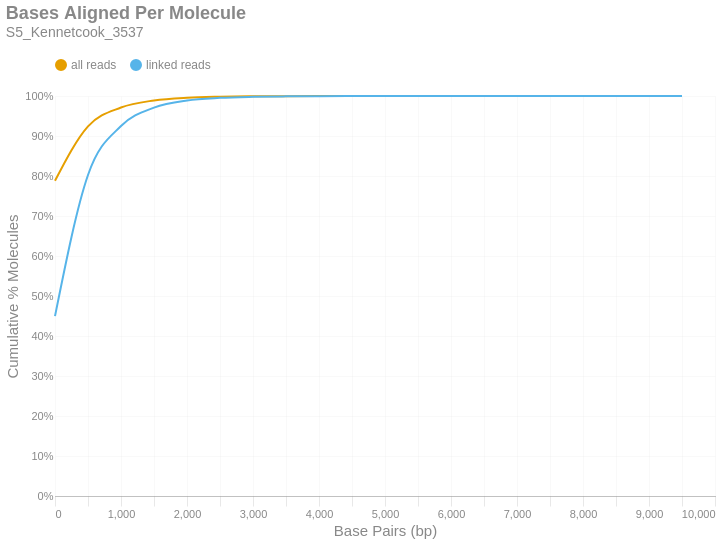

Source (notebook cell):
### Markdown cell above
### Bases Aligned Per Molecule
This is a cumulative frequency distribution showing the number of base pairs aligned per unique molecule. These data are shown in 500 bp bins. There are two distributions: one with `all reads` (yellow) and another with only `linked reads` (blue). The percent of molecules in the `linked reads` distribution is relative to the total number of linked molecules.

### Code cell
if SKIPLR:
    print_html(f"Skipped")
else:
    binned_df = consolidated_hist(valids['aligned_bp'], mask, 500, True)
    with SafeRender(binned_df):
        (
            density_plot(binned_df, 'Bases Aligned Per Molecule', samplename, 'basesper')
            .encode(
                x=alt.X('bin:Q', title="Base Pairs (bp)").axis(tickMinStep=500).scale(padding=0),
                y=alt.Y('value:Q', title='Cumulative % Molecules')
                    .axis(format='%')
                    .scale(domain = [0,1])
                    .stack(False),
                color=alt.Color("key:N").scale(domain = ["all reads", "linked reads"]),
                tooltip = [
                    alt.Tooltip("key:N", title = "Data Type"),
                    alt.Tooltip("range_label:N", title="Bases Aligned Per Molecule"),
                    alt.Tooltip("value:Q", format = ".2%", title="% Molecules (Cum.)")
                ]
            )
        ).display()

### Figure 1 — Vega-Lite specification as saved in the notebook (floating-point values rounded to 4 significant figures)
{"width": "container", "height": 400, "config": {"title": {"anchor": "start", "dy": -15, "fontSize": 18, "color": "#888888", "subtitleColor": "#888888", "subtitleFontSize": 14}, "arc": {"fill": "#0072B2"}, "axis": {"domainColor": "#888888", "domainWidth": 0.5, "gridWidth": 0.2, "grid": false, "titleFontWeight": 400, "titleFontSize": 15, "labelFontSize": 11, "labelColor": "#888888", "tickColor": "#888888", "tickWidth": 0.2, "titleColor": "#888888"}, "axisBand": {"grid": false}, "axisX": {"grid": true, "tickSize": 10, "domainCap": "round"}, "axisY": {"domain": false, "grid": true, "tickSize": 0, "domainCap": "round"}, "background": "transparent", "header": {"labelFontSize": 15, "labelColor": "#888888", "titleFontSize": 15, "titleFontWeight": 600, "titleColor": "#888888"}, "legend": {"labelFont": "sans-serif", "labelFontSize": 12, "labelColor": "#888888", "symbolSize": 100, "symbolType": "circle", "titleFontSize": 12, "titlePadding": 10, "titleColor": "#888888", "title": null, "orient": "top"}, "range": {"category": ["#E69F00", "#56B4E9", "#009E73", "#F0E442", "#0072B2", "#D55E00", "#CC79A7", "#000000"], "diverging": ["#cfe8f3", "#a2d4ec", "#73bfe2", "#46abdb", "#1696d2", "#12719e"]}, "area": {"fill": "#0072B2", "fillOpacity": 0.7, "line": true, "strokeOpacity": 0.7}, "line": {"color": "#0072B2", "stroke": "#0072B2", "strokeWidth": 2}, "trail": {"color": "#0072B2", "stroke": "#0072B2", "strokeWidth": 0, "size": 1}, "point": {"filled": true, "fillOpacity": 1.0, "size": 95}, "text": {"color": "#888888", "fontSize": 11, "align": "right", "fontWeight": 400, "size": 11}, "bar": {"fill": "#0072B2", "stroke": null}, "view": {"stroke": null, "continuousWidth": 660, "continuousHeight": 400}}, "data": {"name": "data-6edf40f5f4061c8997f8fdfa81cb4283"}, "mark": {"type": "line", "interpolate": "monotone", "point": {"opacity": 0, "size": 275}}, "encoding": {"color": {"field": "key", "scale": {"domain": ["all reads", "linked reads"]}, "type": "nominal"}, "tooltip": [{"field": "key", "title": "Data Type", "type": "nominal"}, {"field": "range_label", "title": "Bases Aligned Per Molecule", "type": "nominal"}, {"field": "value", "format": ".2%", "title": "% Molecules (Cum.)", "type": "quantitative"}], "x": {"axis": {"tickMinStep": 500}, "field": "bin", "scale": {"padding": 0}, "title": "Base Pairs (bp)", "type": "quantitative"}, "y": {"axis": {"format": "%"}, "field": "value", "scale": {"domain": [0, 1]}, "stack": false, "title": "Cumulative % Molecules", "type": "quantitative"}}, "params": [{"name": "param_c36ac31b6afebe62", "select": {"type": "point", "fields": ["key"]}, "bind": "legend"}], "title": {"text": "Bases Aligned Per Molecule", "subtitle": "S5_Kennetcook_3537"}, "transform": [{"fold": ["all reads (cumsum)", "linked reads (cumsum)"]}, {"calculate": "replace(datum.key, ' (cumsum)', '')", "as": "key"}, {"filter": {"param": "param_c36ac31b6afebe62"}}], "usermeta": {"embedOptions": {"downloadFileName": "S5_Kennetcook_3537.basesper"}}, "$schema": "https://vega.github.io/schema/vega-lite/v6.1.0.json", "datasets": {"data-6edf40f5f4061c8997f8fdfa81cb4283": [{"bin": "0.0", "interval": "0.0-500.0", "all reads": 0.788, "linked reads": 0.4498, "all reads (cumsum)": 0.788, "linked reads (cumsum)": 0.4498, "range_label": "0-499"}, {"bin": "500.0", "interval": "500.0-1000.0", "all reads": 0.1361, "linked reads": 0.3527, "all reads (cumsum)": 0.9241, "linked reads (cumsum)": 0.8024, "range_label": "500-999"}, {"bin": "1000.0", "interval": "1000.0-1500.0", "all reads": 0.04708, "linked reads": 0.1225, "all reads (cumsum)": 0.9712, "linked reads (cumsum)": 0.925, "range_label": "1000-1499"}, {"bin": "1500.0", "interval": "1500.0-2000.0", "all reads": 0.01769, "linked reads": 0.04605, "all reads (cumsum)": 0.9889, "linked reads (cumsum)": 0.971, "range_label": "1500-1999"}, {"bin": "2000.0", "interval": "2000.0-2500.0", "all reads": 0.006893, "linked reads": 0.01794, "all reads (cumsum)": 0.9958, "linked reads (cumsum)": 0.9889, "range_label": "2000-2499"}, {"bin": "2500.0", "interval": "2500.0-3000.0", "all reads": 0.002464, "linked reads": 0.006412, "all reads (cumsum)": 0.9982, "linked reads (cumsum)": 0.9954, "range_label": "2500-2999"}, {"bin": "3000.0", "interval": "3000.0-3500.0", "all reads": 0.00101, "linked reads": 0.002628, "all reads (cumsum)": 0.9992, "linked reads (cumsum)": 0.998, "range_label": "3000-3499"}, {"bin": "3500.0", "interval": "3500.0-4000.0", "all reads": 0.0004349, "linked reads": 0.001132, "all reads (cumsum)": 0.9997, "linked reads (cumsum)": 0.9991, "range_label": "3500-3999"}, {"bin": "4000.0", "interval": "4000.0-4500.0", "all reads": 0.0001922, "linked reads": 0.0005002, "all reads (cumsum)": 0.9999, "linked reads (cumsum)": 0.9996, "range_label": "4000-4499"}, {"bin": "4500.0", "interval": "4500.0-5000.0", "all reads": 7.852e-05, "linked reads": 0.0002044, "all reads (cumsum)": 0.9999, "linked reads (cumsum)": 0.9998, "range_label": "4500-4999"}, {"bin": "5000.0", "interval": "5000.0-5500.0", "all reads": 3.817e-05, "linked reads": 9.935e-05, "all reads (cumsum)": 1.0, "linked reads (cumsum)": 0.9999, "range_label": "5000-5499"}, {"bin": "5500.0", "interval": "5500.0-6000.0", "all reads": 1.518e-05, "linked reads": 3.952e-05, "all reads (cumsum)": 1.0, "linked reads (cumsum)": 1.0, "range_label": "5500-5999"}, {"bin": "6000.0", "interval": "6000.0-6500.0", "all reads": 8.676e-06, "linked reads": 2.258e-05, "all reads (cumsum)": 1.0, "linked reads (cumsum)": 1.0, "range_label": "6000-6499"}, {"bin": "6500.0", "interval": "6500.0-7000.0", "all reads": 2.169e-06, "linked reads": 5.645e-06, "all reads (cumsum)": 1.0, "linked reads (cumsum)": 1.0, "range_label": "6500-6999"}, {"bin": "7000.0", "interval": "7000.0-7500.0", "all reads": 1.084e-06, "linked reads": 2.823e-06, "all reads (cumsum)": 1.0, "linked reads (cumsum)": 1.0, "range_label": "7000-7499"}, {"bin": "7500.0", "interval": "7500.0-8000.0", "all reads": 8.676e-07, "linked reads": 2.258e-06, "all reads (cumsum)": 1.0, "linked reads (cumsum)": 1.0, "range_label": "7500-7999"}, {"bin": "8000.0", "interval": "8000.0-8500.0", "all reads": 4.338e-07, "linked reads": 1.129e-06, "all reads (cumsum)": 1.0, "linked reads (cumsum)": 1.0, "range_label": "8000-8499"}, {"bin": "8500.0", "interval": "8500.0-9000.0", "all reads": 2.169e-07, "linked reads": 5.645e-07, "all reads (cumsum)": 1.0, "linked reads (cumsum)": 1.0, "range_label": "8500-8999"}, {"bin": "9000.0", "interval": "9000.0-9500.0", "all reads": 0.0, "linked reads": 0.0, "all reads (cumsum)": 1.0, "linked reads (cumsum)": 1.0, "range_label": "9000-9499"}, {"bin": "9500.0", "interval": "9500.0-10000.0", "all reads": 2.169e-07, "linked reads": 5.645e-07, "all reads (cumsum)": 1.0, "linked reads (cumsum)": 1.0, "range_label": "9500-9999"}]}}
